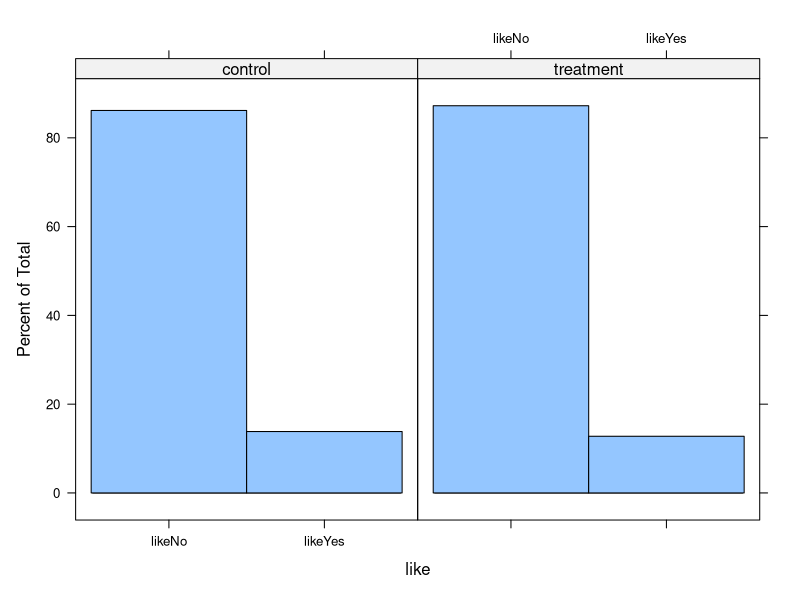
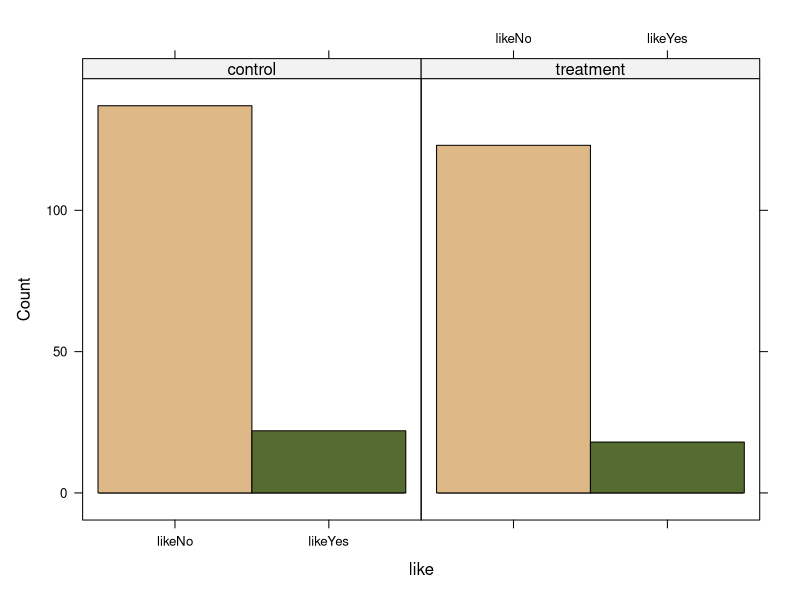
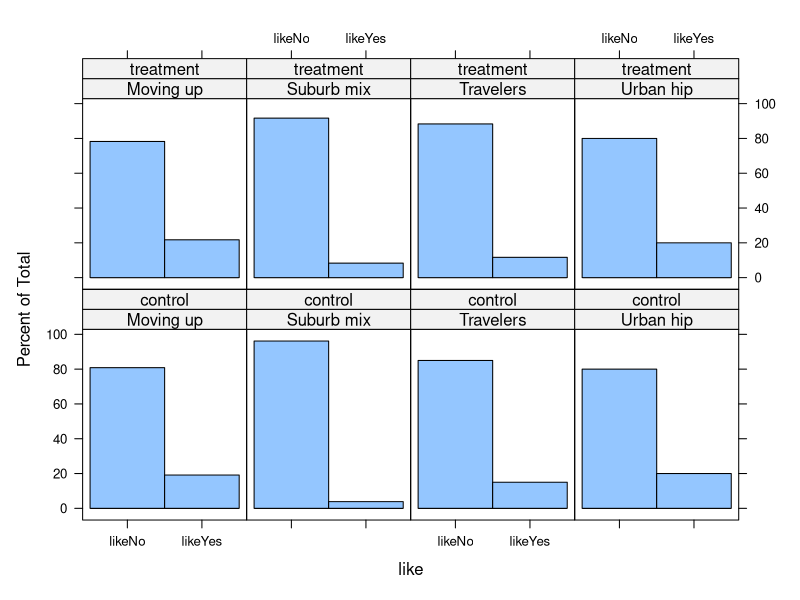
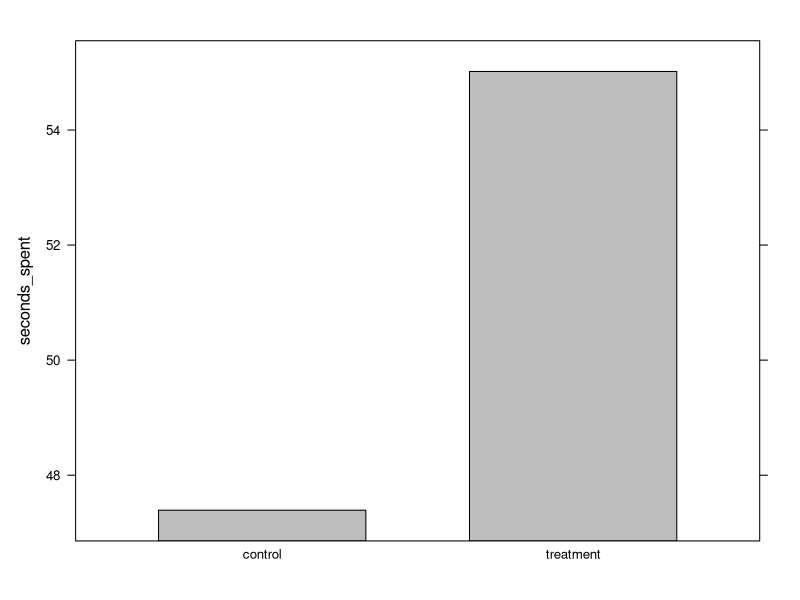
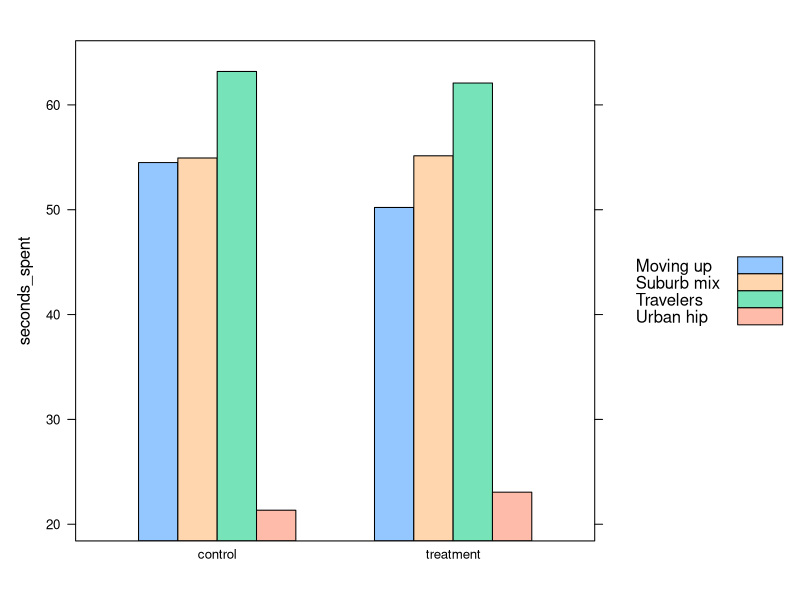
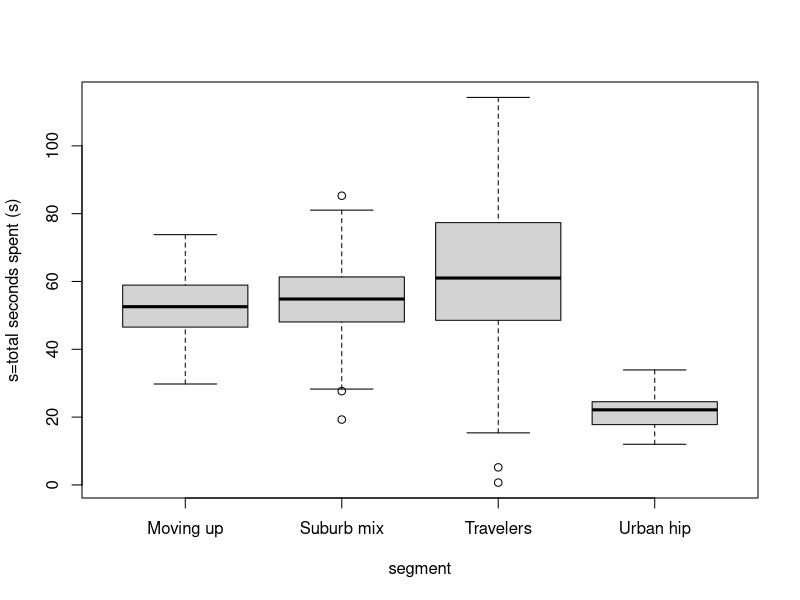
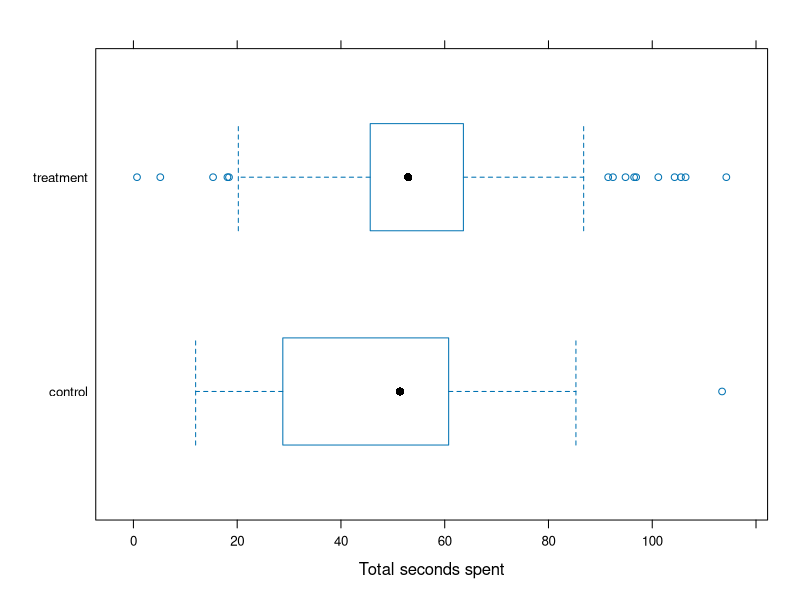
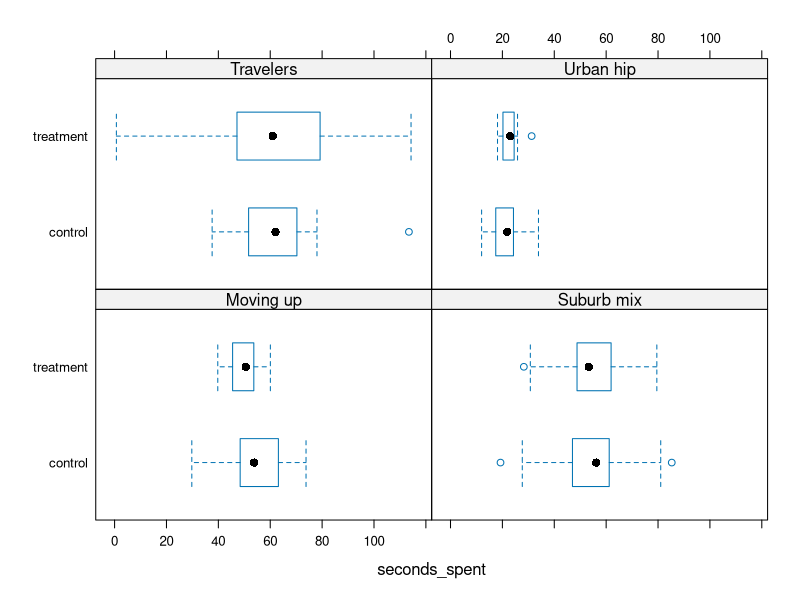

Generate these figures, in order, with R:
library(lattice) 
library(multcomp)
library(dplyr)

# 获取当前已加载文件的目录
file_dir <- dirname(parent.frame(2)$ofile)
print(file_dir)
# 将工作目录设置为当前已加载文件的目录
setwd(file_dir)

ad.df <- read.csv("Data_Compare_Groups.csv", stringsAsFactors = TRUE) 

summary(ad.df)

str(ad.df)

mean(ad.df$seconds_spent[ad.df$condition == "treatment"])

# We could further narrow the cases to Moving up respondents who are in the treatment condition:
mean(ad.df$seconds_spent[ad.df$condition == "treatment" & ad.df$segment == "Moving up"])

aggregate(ad.df$seconds_spent, list(ad.df$condition), mean)

aggregate(seconds_spent ~ condition, data = ad.df, mean)

aggregate(seconds_spent ~ segment + condition, data = ad.df, mean)

agg.data <- aggregate(seconds_spent ~ segment + condition, data = ad.df, mean)

table(ad.df$condition, ad.df$like)

table(ad.df$segment, ad.df$like)

aggregate(kids ~ segment, data = ad.df, sum)

histogram(~ like | condition, data = ad.df)

histogram(~ like | condition, data = ad.df, type = "count",
          col = c("burlywood", "darkolivegreen") # add colours
)

histogram(~ like | segment + condition, data = ad.df)

ad.mean <- aggregate(seconds_spent ~ condition, data = ad.df, mean)
barchart(seconds_spent ~ condition, data = ad.mean, col = "grey")

ad.seconds.agg <- aggregate (seconds_spent ~ condition + segment, data = ad.df, mean) 
barchart(seconds_spent ~ condition, data = ad.seconds.agg ,groups = segment, auto.key=TRUE)

boxplot(seconds_spent ~ segment, data= ad.df, ylab = "s=total seconds spent (s)")

bwplot(condition ~ seconds_spent, data = ad.df, horizontal = TRUE, xlab = "Total seconds spent")

bwplot(condition ~ seconds_spent | segment, data = ad.df, horizontal = TRUE, xlab = "seconds_spent")

table(ad.df$like, ad.df$condition)

chisq.test(table(ad.df$like, ad.df$condition))

t.test(seconds_spent ~ condition, data = ad.df)

t.test(seconds_spent ~ condition, data = subset(ad.df, segment == "Travelers"))

ad.aov.con <- aov(seconds_spent ~ condition, data = ad.df) 
anova(ad.aov.con)

anova(aov(seconds_spent ~ segment + condition, data = ad.df)) # combine two commands

ad.aov <- aov (seconds_spent ~ 0 + segment, data = ad.df) 
glht(ad.aov)

plot(glht(ad.aov),
     xlab = "Total seconds spent", main = "Average seconds spent by Segment (95% CI)", cex.axis = 0.8)

ad.df.reg <- ad.df %>%
  mutate(dummy_condition = ifelse(condition == "treatment",1,0),
         dummy_s = ifelse(segment == "Suburb mix",1,0), dummy_u = ifelse(segment == "Urban hip",1,0), dummy_t = ifelse(segment == "Travelers",1,0))

regression <- lm(seconds_spent ~ dummy_condition, data = ad.df.reg) 
summary(regression)

regression <- lm(seconds_spent ~ dummy_s + dummy_u + dummy_t, data = ad.df.reg) 
summary(regression)

panel.df.raw <- read.csv("Data_Panel.csv", stringsAsFactors = TRUE) 
str(panel.df.raw)

panel.df<-panel.df.raw %>%
  mutate(time = ifelse(panel.df.raw$year >= 2014, 1, 0))

panel.df<-panel.df %>%
  mutate(treatment = ifelse(panel.df$market == "E" |
                              panel.df$market== "F" |
                              panel.df$market == "G", 1, 0))

panel.df<-panel.df %>% mutate(did = time * treatment)
str(panel.df)

didreg <- lm(profit ~ treatment + time + did, data = panel.df) 
summary(didreg)
